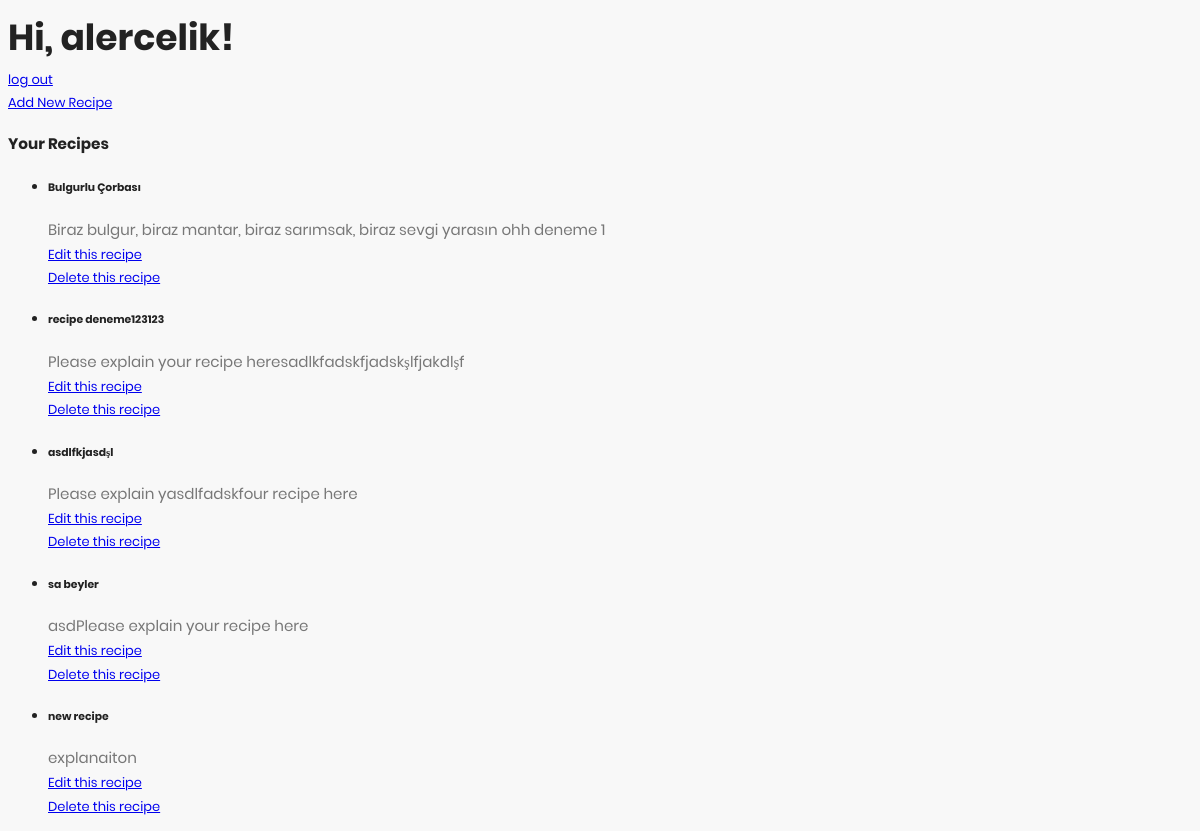
The app's page /profile (signed in), older data.
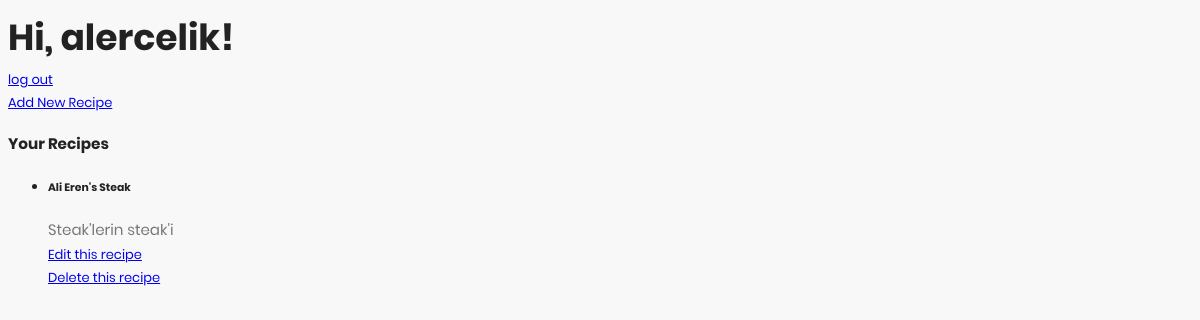
The same page, newer data.
### main.py (models this page shows, shortened)
class Recipe(db.Model):
	__tablename__ = 'Recipe'
	id = db.Column(db.Integer, primary_key = True)
	name = db.Column(db.String(100))
	text = db.Column(db.Text)
	category_id = db.Column(db.Integer, db.ForeignKey('RecipeCategory.id'), nullable=False)
	user_id = db.Column(db.Integer, db.ForeignKey('User.id'), nullable=False)
	add_date = db.Column(db.DateTime)
	last_edit_date = db.Column(db.DateTime)

### main.py (the view)
@app.route('/profile', methods=['POST', 'GET'])
def profile():
	if check_if_user_logged_in():
		user_id = session["user_id"]
		recipes = Recipe.query.filter_by(user_id=user_id)
		return render_template('profile.html', username=session["username"], recipes=recipes)
	else:
		return render_template('log_in.html')

### main.py (called while the page is built)
def check_if_user_logged_in():
	if not "logged_in" in session:
		user_logged_in = False
		session["logged_in"] = False
	else:
		user_logged_in = session["logged_in"]
	return user_logged_in

### templates/profile.html (shortened to what this page needs)
<!DOCTYPE html>
<html lang="en">
<head>
    <link rel="stylesheet" href="{{ url_for('static', filename='fonts/material-icon/css/material-design-iconic-font.min.css') }}">
    <link rel="stylesheet" href="{{ url_for('static', filename='css/style.css') }}">
</head>
<body>
    <div class="main_profile">
        <h2>Hi, {{ username }}!</h2>
        <a href="{{url_for("log_out")}}">log out</a>
        <br>
        <a href="{{url_for("add_recipe")}}">Add New Recipe</a>
        <br>
        <div>
            <h3>Your Recipes</h3>
            <ul>
            {% for recipe in recipes %}
                <li>
                    <h5>{{recipe.name}}</h5>
                    <p>{{recipe.text}}</p>
                    <a name="edit" href="{{url_for("edit_recipe", recipe_id=recipe.id)}}">Edit this recipe</a>
                    <br>
                    <a name="delete" href="{{url_for("delete_recipe", recipe_id=recipe.id)}}">Delete this recipe</a>
                    <br>
                </li>
            {% endfor %}
            </ul>
        </div>
    </div>
</body>
</html>

Row changes from the older to the newer data that the page shows:
no longer on this page (row edited): Recipe: name "Bulgurlu Çorbası", text "Biraz bulgur, biraz mantar, biraz sarımsak, biraz sevgi yarasın ohh deneme 1"
removed Recipe: name "recipe deneme123123", text "Please explain your recipe heresadlkfadskfjadskşlfjakdlşf"
removed Recipe: name "asdlfkjasdşl", text "Please explain yasdlfadskfour recipe here"
removed Recipe: name "sa beyler", text "asdPlease explain your recipe here"
removed Recipe: name "new recipe", text "explanaiton"
added Recipe: name "Ali Eren's Steak", text "Steak'lerin steak'i"
